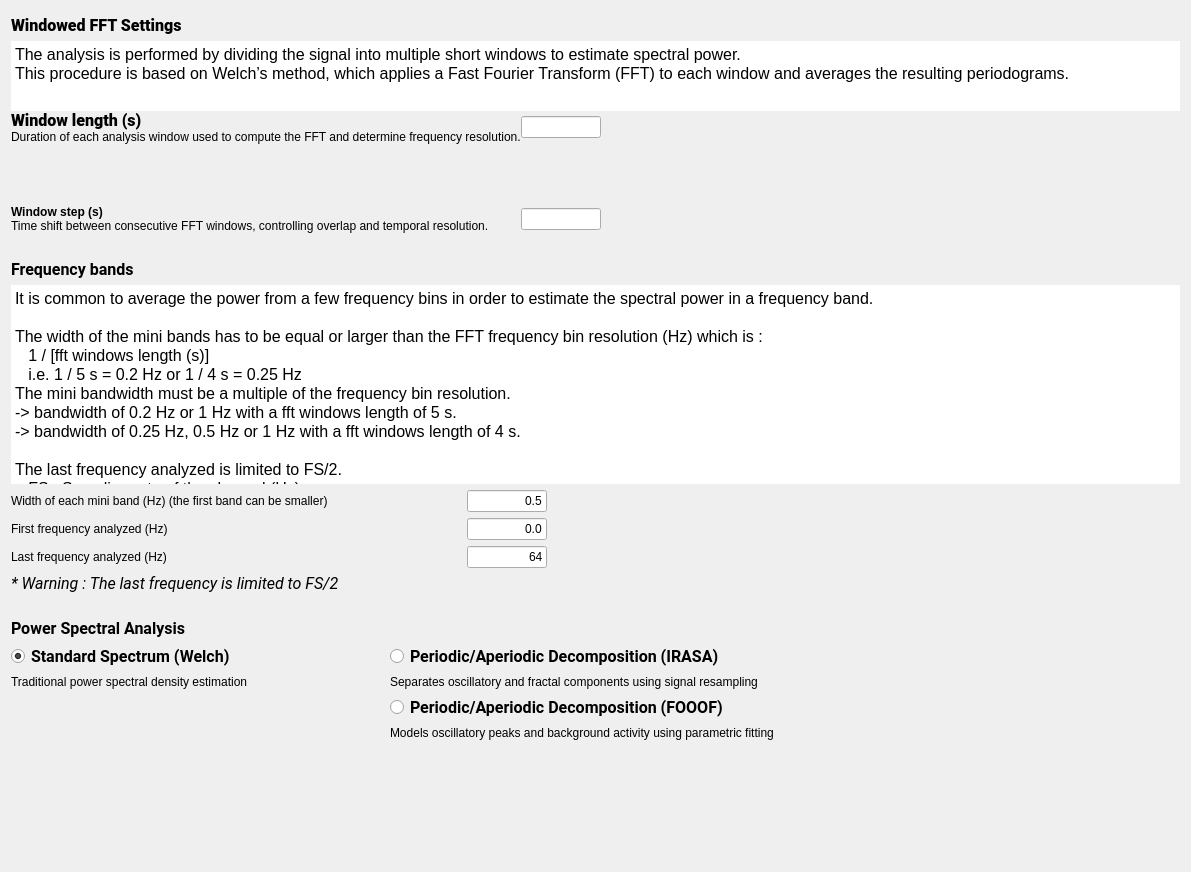
<?xml version="1.0" encoding="UTF-8"?>
<ui version="4.0">
 <class>SpectralSettings</class>
 <widget class="QWidget" name="SpectralSettings">
  <property name="geometry">
   <rect>
    <x>0</x>
    <y>0</y>
    <width>1191</width>
    <height>872</height>
   </rect>
  </property>
  <property name="minimumSize">
   <size>
    <width>0</width>
    <height>0</height>
   </size>
  </property>
  <property name="windowTitle">
   <string/>
  </property>
  <property name="styleSheet">
   <string>font: 12pt &quot;Roboto&quot;;</string>
  </property>
  <layout class="QVBoxLayout" name="verticalLayout_11">
   <item>
    <layout class="QVBoxLayout" name="verticalLayout">
     <property name="spacing">
      <number>0</number>
     </property>
     <property name="sizeConstraint">
      <enum>QLayout::SizeConstraint::SetMaximumSize</enum>
     </property>
     <item>
      <widget class="QLabel" name="label_3">
       <property name="maximumSize">
        <size>
         <width>16777215</width>
         <height>30</height>
        </size>
       </property>
       <property name="font">
        <font>
         <family>Roboto</family>
         <pointsize>12</pointsize>
         <italic>false</italic>
         <bold>false</bold>
        </font>
       </property>
       <property name="text">
        <string>&lt;html&gt;&lt;head/&gt;&lt;body&gt;&lt;p&gt;&lt;span style=&quot; font-weight:700;&quot;&gt;Windowed FFT Settings&lt;/span&gt;&lt;/p&gt;&lt;/body&gt;&lt;/html&gt;</string>
       </property>
      </widget>
     </item>
     <item>
      <widget class="QTextEdit" name="textEdit_2">
       <property name="sizePolicy">
        <sizepolicy hsizetype="Expanding" vsizetype="Expanding">
         <horstretch>0</horstretch>
         <verstretch>0</verstretch>
        </sizepolicy>
       </property>
       <property name="maximumSize">
        <size>
         <width>16777215</width>
         <height>70</height>
        </size>
       </property>
       <property name="frameShape">
        <enum>QFrame::Shape::NoFrame</enum>
       </property>
       <property name="frameShadow">
        <enum>QFrame::Shadow::Plain</enum>
       </property>
       <property name="lineWidth">
        <number>0</number>
       </property>
       <property name="verticalScrollBarPolicy">
        <enum>Qt::ScrollBarPolicy::ScrollBarAlwaysOff</enum>
       </property>
       <property name="horizontalScrollBarPolicy">
        <enum>Qt::ScrollBarPolicy::ScrollBarAlwaysOff</enum>
       </property>
       <property name="html">
        <string>&lt;!DOCTYPE HTML PUBLIC &quot;-//W3C//DTD HTML 4.0//EN&quot; &quot;http://www.w3.org/TR/REC-html40/strict.dtd&quot;&gt;
&lt;html&gt;&lt;head&gt;&lt;meta name=&quot;qrichtext&quot; content=&quot;1&quot; /&gt;&lt;meta charset=&quot;utf-8&quot; /&gt;&lt;style type=&quot;text/css&quot;&gt;
p, li { white-space: pre-wrap; }
hr { height: 1px; border-width: 0; }
li.unchecked::marker { content: &quot;\2610&quot;; }
li.checked::marker { content: &quot;\2612&quot;; }
&lt;/style&gt;&lt;/head&gt;&lt;body style=&quot; font-family:'Roboto'; font-size:12pt; font-weight:400; font-style:normal;&quot;&gt;
&lt;p style=&quot; margin-top:0px; margin-bottom:0px; margin-left:0px; margin-right:0px; -qt-block-indent:0; text-indent:0px;&quot;&gt;The analysis is performed by dividing the signal into multiple short windows to estimate spectral power.&lt;/p&gt;
&lt;p style=&quot; margin-top:0px; margin-bottom:0px; margin-left:0px; margin-right:0px; -qt-block-indent:0; text-indent:0px;&quot;&gt;This procedure is based on Welch’s method, which applies a Fast Fourier Transform (FFT) to each window and averages the resulting periodograms.&lt;/p&gt;&lt;/body&gt;&lt;/html&gt;</string>
       </property>
      </widget>
     </item>
     <item>
      <layout class="QGridLayout" name="gridLayout">
       <property name="sizeConstraint">
        <enum>QLayout::SizeConstraint::SetNoConstraint</enum>
       </property>
       <property name="bottomMargin">
        <number>1</number>
       </property>
       <item row="7" column="1">
        <widget class="QLineEdit" name="win_step_lineEdit">
         <property name="maximumSize">
          <size>
           <width>80</width>
           <height>16777215</height>
          </size>
         </property>
         <property name="toolTip">
          <string>At which window steps (s) the FFT (Fast Fourier Transform) is performed.</string>
         </property>
        </widget>
       </item>
       <item row="1" column="1">
        <widget class="QLineEdit" name="win_len_lineEdit">
         <property name="maximumSize">
          <size>
           <width>80</width>
           <height>16777215</height>
          </size>
         </property>
         <property name="toolTip">
          <string>Window length (s) used to perform the FFT (Fast Fourier Transform).</string>
         </property>
        </widget>
       </item>
       <item row="7" column="3">
        <spacer name="horizontalSpacer_3">
         <property name="orientation">
          <enum>Qt::Orientation::Horizontal</enum>
         </property>
         <property name="sizeHint" stdset="0">
          <size>
           <width>40</width>
           <height>20</height>
          </size>
         </property>
        </spacer>
       </item>
       <item row="7" column="0">
        <layout class="QVBoxLayout" name="verticalLayout_3">
         <item>
          <widget class="QLabel" name="label_2">
           <property name="sizePolicy">
            <sizepolicy hsizetype="Minimum" vsizetype="Preferred">
             <horstretch>0</horstretch>
             <verstretch>0</verstretch>
            </sizepolicy>
           </property>
           <property name="minimumSize">
            <size>
             <width>200</width>
             <height>0</height>
            </size>
           </property>
           <property name="text">
            <string>&lt;html&gt;&lt;head/&gt;&lt;body&gt;&lt;p&gt;&lt;span style=&quot; font-weight:700;&quot;&gt;Window step (s)&lt;/span&gt;&lt;/p&gt;&lt;/body&gt;&lt;/html&gt;</string>
           </property>
          </widget>
         </item>
         <item>
          <widget class="QLabel" name="label_14">
           <property name="text">
            <string>Time shift between consecutive FFT windows, controlling overlap and temporal resolution.</string>
           </property>
          </widget>
         </item>
        </layout>
       </item>
       <item row="1" column="3">
        <spacer name="horizontalSpacer_2">
         <property name="orientation">
          <enum>Qt::Orientation::Horizontal</enum>
         </property>
         <property name="sizeHint" stdset="0">
          <size>
           <width>40</width>
           <height>20</height>
          </size>
         </property>
        </spacer>
       </item>
       <item row="1" column="0">
        <layout class="QVBoxLayout" name="verticalLayout_2">
         <item>
          <widget class="QLabel" name="label">
           <property name="sizePolicy">
            <sizepolicy hsizetype="Minimum" vsizetype="Preferred">
             <horstretch>0</horstretch>
             <verstretch>0</verstretch>
            </sizepolicy>
           </property>
           <property name="minimumSize">
            <size>
             <width>450</width>
             <height>0</height>
            </size>
           </property>
           <property name="maximumSize">
            <size>
             <width>500</width>
             <height>500</height>
            </size>
           </property>
           <property name="font">
            <font>
             <family>Roboto</family>
             <pointsize>12</pointsize>
             <italic>false</italic>
             <bold>false</bold>
            </font>
           </property>
           <property name="text">
            <string>&lt;html&gt;&lt;head/&gt;&lt;body&gt;&lt;p&gt;&lt;span style=&quot; font-weight:700;&quot;&gt;Window length (s)&lt;/span&gt;&lt;/p&gt;&lt;/body&gt;&lt;/html&gt;</string>
           </property>
          </widget>
         </item>
         <item>
          <widget class="QLabel" name="label_13">
           <property name="text">
            <string>Duration of each analysis window used to compute the FFT and determine frequency resolution.</string>
           </property>
          </widget>
         </item>
        </layout>
       </item>
       <item row="2" column="0" rowspan="3">
        <widget class="Line" name="line">
         <property name="frameShadow">
          <enum>QFrame::Shadow::Raised</enum>
         </property>
         <property name="lineWidth">
          <number>0</number>
         </property>
         <property name="midLineWidth">
          <number>0</number>
         </property>
         <property name="orientation">
          <enum>Qt::Orientation::Horizontal</enum>
         </property>
        </widget>
       </item>
      </layout>
     </item>
    </layout>
   </item>
   <item>
    <spacer name="verticalSpacer_3">
     <property name="orientation">
      <enum>Qt::Orientation::Vertical</enum>
     </property>
     <property name="sizeType">
      <enum>QSizePolicy::Policy::Fixed</enum>
     </property>
     <property name="sizeHint" stdset="0">
      <size>
       <width>20</width>
       <height>20</height>
      </size>
     </property>
    </spacer>
   </item>
   <item>
    <layout class="QVBoxLayout" name="verticalLayout_5">
     <property name="sizeConstraint">
      <enum>QLayout::SizeConstraint::SetDefaultConstraint</enum>
     </property>
     <item>
      <widget class="QLabel" name="label_7">
       <property name="maximumSize">
        <size>
         <width>16777215</width>
         <height>30</height>
        </size>
       </property>
       <property name="font">
        <font>
         <family>Roboto</family>
         <pointsize>12</pointsize>
         <italic>false</italic>
         <bold>false</bold>
        </font>
       </property>
       <property name="text">
        <string>&lt;html&gt;&lt;head/&gt;&lt;body&gt;&lt;p&gt;&lt;span style=&quot; font-weight:600;&quot;&gt;Frequency bands&lt;/span&gt;&lt;/p&gt;&lt;/body&gt;&lt;/html&gt;</string>
       </property>
      </widget>
     </item>
     <item>
      <widget class="QTextEdit" name="textEdit">
       <property name="frameShape">
        <enum>QFrame::Shape::NoFrame</enum>
       </property>
       <property name="frameShadow">
        <enum>QFrame::Shadow::Plain</enum>
       </property>
       <property name="lineWidth">
        <number>0</number>
       </property>
       <property name="verticalScrollBarPolicy">
        <enum>Qt::ScrollBarPolicy::ScrollBarAlwaysOff</enum>
       </property>
       <property name="horizontalScrollBarPolicy">
        <enum>Qt::ScrollBarPolicy::ScrollBarAlwaysOff</enum>
       </property>
       <property name="sizeAdjustPolicy">
        <enum>QAbstractScrollArea::SizeAdjustPolicy::AdjustIgnored</enum>
       </property>
       <property name="readOnly">
        <bool>true</bool>
       </property>
       <property name="html">
        <string>&lt;!DOCTYPE HTML PUBLIC &quot;-//W3C//DTD HTML 4.0//EN&quot; &quot;http://www.w3.org/TR/REC-html40/strict.dtd&quot;&gt;
&lt;html&gt;&lt;head&gt;&lt;meta name=&quot;qrichtext&quot; content=&quot;1&quot; /&gt;&lt;meta charset=&quot;utf-8&quot; /&gt;&lt;style type=&quot;text/css&quot;&gt;
p, li { white-space: pre-wrap; }
hr { height: 1px; border-width: 0; }
li.unchecked::marker { content: &quot;\2610&quot;; }
li.checked::marker { content: &quot;\2612&quot;; }
&lt;/style&gt;&lt;/head&gt;&lt;body style=&quot; font-family:'Roboto'; font-size:12pt; font-weight:400; font-style:normal;&quot;&gt;
&lt;p style=&quot; margin-top:0px; margin-bottom:0px; margin-left:0px; margin-right:0px; -qt-block-indent:0; text-indent:0px;&quot;&gt;It is common to average the power from a few frequency bins in order to estimate the spectral power in a frequency band.&lt;/p&gt;
&lt;p style=&quot;-qt-paragraph-type:empty; margin-top:0px; margin-bottom:0px; margin-left:0px; margin-right:0px; -qt-block-indent:0; text-indent:0px;&quot;&gt;&lt;br /&gt;&lt;/p&gt;
&lt;p style=&quot; margin-top:0px; margin-bottom:0px; margin-left:0px; margin-right:0px; -qt-block-indent:0; text-indent:0px;&quot;&gt;The width of the mini bands has to be equal or larger than the FFT frequency bin resolution (Hz) which is :&lt;/p&gt;
&lt;p style=&quot; margin-top:0px; margin-bottom:0px; margin-left:0px; margin-right:0px; -qt-block-indent:0; text-indent:0px;&quot;&gt;   1 / [fft windows length (s)]&lt;/p&gt;
&lt;p style=&quot; margin-top:0px; margin-bottom:0px; margin-left:0px; margin-right:0px; -qt-block-indent:0; text-indent:0px;&quot;&gt;   i.e. 1 / 5 s = 0.2 Hz or 1 / 4 s = 0.25 Hz&lt;/p&gt;
&lt;p style=&quot; margin-top:0px; margin-bottom:0px; margin-left:0px; margin-right:0px; -qt-block-indent:0; text-indent:0px;&quot;&gt;The mini bandwidth must be a multiple of the frequency bin resolution.&lt;/p&gt;
&lt;p style=&quot; margin-top:0px; margin-bottom:0px; margin-left:0px; margin-right:0px; -qt-block-indent:0; text-indent:0px;&quot;&gt;-&amp;gt; bandwidth of 0.2 Hz or 1 Hz with a fft windows length of 5 s.&lt;/p&gt;
&lt;p style=&quot; margin-top:0px; margin-bottom:0px; margin-left:0px; margin-right:0px; -qt-block-indent:0; text-indent:0px;&quot;&gt;-&amp;gt; bandwidth of 0.25 Hz, 0.5 Hz or 1 Hz with a fft windows length of 4 s. &lt;/p&gt;
&lt;p style=&quot;-qt-paragraph-type:empty; margin-top:0px; margin-bottom:0px; margin-left:0px; margin-right:0px; -qt-block-indent:0; text-indent:0px;&quot;&gt;&lt;br /&gt;&lt;/p&gt;
&lt;p style=&quot; margin-top:0px; margin-bottom:0px; margin-left:0px; margin-right:0px; -qt-block-indent:0; text-indent:0px;&quot;&gt;The last frequency analyzed is limited to FS/2.&lt;/p&gt;
&lt;p style=&quot; margin-top:0px; margin-bottom:0px; margin-left:0px; margin-right:0px; -qt-block-indent:0; text-indent:0px;&quot;&gt;   FS : Sampling rate of the channel (Hz)&lt;/p&gt;
&lt;p style=&quot; margin-top:0px; margin-bottom:0px; margin-left:0px; margin-right:0px; -qt-block-indent:0; text-indent:0px;&quot;&gt;   i.e. 256 Hz / 2 = 128 Hz&lt;/p&gt;&lt;/body&gt;&lt;/html&gt;</string>
       </property>
      </widget>
     </item>
    </layout>
   </item>
   <item>
    <layout class="QGridLayout" name="gridLayout_2">
     <item row="0" column="0">
      <widget class="QLabel" name="label_8">
       <property name="sizePolicy">
        <sizepolicy hsizetype="Minimum" vsizetype="Preferred">
         <horstretch>0</horstretch>
         <verstretch>0</verstretch>
        </sizepolicy>
       </property>
       <property name="minimumSize">
        <size>
         <width>450</width>
         <height>0</height>
        </size>
       </property>
       <property name="maximumSize">
        <size>
         <width>450</width>
         <height>16777215</height>
        </size>
       </property>
       <property name="text">
        <string>Width of each mini band (Hz) (the first band can be smaller)</string>
       </property>
      </widget>
     </item>
     <item row="0" column="1">
      <widget class="QLineEdit" name="miniband_lineEdit">
       <property name="minimumSize">
        <size>
         <width>0</width>
         <height>0</height>
        </size>
       </property>
       <property name="maximumSize">
        <size>
         <width>80</width>
         <height>16777215</height>
        </size>
       </property>
       <property name="text">
        <string>0.5</string>
       </property>
       <property name="alignment">
        <set>Qt::AlignmentFlag::AlignRight|Qt::AlignmentFlag::AlignTrailing|Qt::AlignmentFlag::AlignVCenter</set>
       </property>
      </widget>
     </item>
     <item row="0" column="2">
      <spacer name="horizontalSpacer_4">
       <property name="orientation">
        <enum>Qt::Orientation::Horizontal</enum>
       </property>
       <property name="sizeHint" stdset="0">
        <size>
         <width>58</width>
         <height>13</height>
        </size>
       </property>
      </spacer>
     </item>
     <item row="1" column="0">
      <widget class="QLabel" name="label_4">
       <property name="text">
        <string>First frequency analyzed (Hz)</string>
       </property>
      </widget>
     </item>
     <item row="1" column="1">
      <widget class="QLineEdit" name="first_freq_lineEdit">
       <property name="maximumSize">
        <size>
         <width>80</width>
         <height>16777215</height>
        </size>
       </property>
       <property name="text">
        <string>0.0</string>
       </property>
       <property name="alignment">
        <set>Qt::AlignmentFlag::AlignRight|Qt::AlignmentFlag::AlignTrailing|Qt::AlignmentFlag::AlignVCenter</set>
       </property>
      </widget>
     </item>
     <item row="1" column="2">
      <spacer name="horizontalSpacer_6">
       <property name="orientation">
        <enum>Qt::Orientation::Horizontal</enum>
       </property>
       <property name="sizeHint" stdset="0">
        <size>
         <width>58</width>
         <height>20</height>
        </size>
       </property>
      </spacer>
     </item>
     <item row="2" column="0">
      <widget class="QLabel" name="label_9">
       <property name="sizePolicy">
        <sizepolicy hsizetype="Minimum" vsizetype="Preferred">
         <horstretch>0</horstretch>
         <verstretch>0</verstretch>
        </sizepolicy>
       </property>
       <property name="minimumSize">
        <size>
         <width>300</width>
         <height>0</height>
        </size>
       </property>
       <property name="maximumSize">
        <size>
         <width>16777215</width>
         <height>16777215</height>
        </size>
       </property>
       <property name="text">
        <string>Last frequency analyzed (Hz)</string>
       </property>
      </widget>
     </item>
     <item row="2" column="1">
      <widget class="QLineEdit" name="last_freq_lineEdit">
       <property name="maximumSize">
        <size>
         <width>80</width>
         <height>16777215</height>
        </size>
       </property>
       <property name="text">
        <string>64</string>
       </property>
       <property name="alignment">
        <set>Qt::AlignmentFlag::AlignRight|Qt::AlignmentFlag::AlignTrailing|Qt::AlignmentFlag::AlignVCenter</set>
       </property>
      </widget>
     </item>
     <item row="2" column="2">
      <spacer name="horizontalSpacer_5">
       <property name="orientation">
        <enum>Qt::Orientation::Horizontal</enum>
       </property>
       <property name="sizeHint" stdset="0">
        <size>
         <width>58</width>
         <height>20</height>
        </size>
       </property>
      </spacer>
     </item>
    </layout>
   </item>
   <item>
    <widget class="QLabel" name="label_10">
     <property name="font">
      <font>
       <family>Roboto</family>
       <pointsize>12</pointsize>
       <italic>false</italic>
       <bold>false</bold>
      </font>
     </property>
     <property name="text">
      <string>&lt;html&gt;&lt;head/&gt;&lt;body&gt;&lt;p&gt;&lt;span style=&quot; font-size:12pt; font-style:italic;&quot;&gt;* Warning : The last frequency is limited to FS/2 &lt;/span&gt;&lt;/p&gt;&lt;/body&gt;&lt;/html&gt;</string>
     </property>
     <property name="alignment">
      <set>Qt::AlignmentFlag::AlignLeading|Qt::AlignmentFlag::AlignLeft|Qt::AlignmentFlag::AlignVCenter</set>
     </property>
    </widget>
   </item>
   <item>
    <spacer name="verticalSpacer_4">
     <property name="orientation">
      <enum>Qt::Orientation::Vertical</enum>
     </property>
     <property name="sizeType">
      <enum>QSizePolicy::Policy::Fixed</enum>
     </property>
     <property name="sizeHint" stdset="0">
      <size>
       <width>20</width>
       <height>20</height>
      </size>
     </property>
    </spacer>
   </item>
   <item>
    <layout class="QVBoxLayout" name="verticalLayout_4">
     <item>
      <widget class="QLabel" name="label_6">
       <property name="font">
        <font>
         <family>Roboto</family>
         <pointsize>12</pointsize>
         <italic>false</italic>
         <bold>false</bold>
        </font>
       </property>
       <property name="text">
        <string>&lt;html&gt;&lt;head/&gt;&lt;body&gt;&lt;p&gt;&lt;span style=&quot; font-weight:600;&quot;&gt;Power Spectral Analysis&lt;/span&gt;&lt;/p&gt;&lt;/body&gt;&lt;/html&gt;</string>
       </property>
      </widget>
     </item>
     <item>
      <layout class="QHBoxLayout" name="horizontalLayout_3">
       <item>
        <layout class="QVBoxLayout" name="verticalLayout_7">
         <item>
          <widget class="QRadioButton" name="std_radioButton">
           <property name="enabled">
            <bool>true</bool>
           </property>
           <property name="minimumSize">
            <size>
             <width>225</width>
             <height>0</height>
            </size>
           </property>
           <property name="maximumSize">
            <size>
             <width>500</width>
             <height>16777215</height>
            </size>
           </property>
           <property name="font">
            <font>
             <family>Roboto</family>
             <pointsize>12</pointsize>
             <italic>false</italic>
             <bold>true</bold>
             <underline>false</underline>
             <strikeout>false</strikeout>
             <kerning>true</kerning>
            </font>
           </property>
           <property name="styleSheet">
            <string notr="true">font: 700 12pt &quot;Roboto&quot;;</string>
           </property>
           <property name="text">
            <string>Standard Spectrum (Welch)</string>
           </property>
           <property name="checked">
            <bool>true</bool>
           </property>
          </widget>
         </item>
         <item>
          <widget class="QLabel" name="label_5">
           <property name="text">
            <string>Traditional power spectral density estimation</string>
           </property>
          </widget>
         </item>
         <item>
          <spacer name="verticalSpacer_2">
           <property name="orientation">
            <enum>Qt::Orientation::Vertical</enum>
           </property>
           <property name="sizeHint" stdset="0">
            <size>
             <width>20</width>
             <height>40</height>
            </size>
           </property>
          </spacer>
         </item>
        </layout>
       </item>
       <item>
        <spacer name="horizontalSpacer_7">
         <property name="orientation">
          <enum>Qt::Orientation::Horizontal</enum>
         </property>
         <property name="sizeHint" stdset="0">
          <size>
           <width>40</width>
           <height>20</height>
          </size>
         </property>
        </spacer>
       </item>
       <item>
        <layout class="QVBoxLayout" name="verticalLayout_9">
         <item>
          <widget class="QRadioButton" name="RA_radioButton">
           <property name="enabled">
            <bool>true</bool>
           </property>
           <property name="minimumSize">
            <size>
             <width>225</width>
             <height>0</height>
            </size>
           </property>
           <property name="font">
            <font>
             <family>Roboto</family>
             <pointsize>12</pointsize>
             <italic>false</italic>
             <bold>true</bold>
            </font>
           </property>
           <property name="styleSheet">
            <string notr="true">font: 700 12pt &quot;Roboto&quot;;</string>
           </property>
           <property name="text">
            <string>Periodic/Aperiodic Decomposition (IRASA)</string>
           </property>
          </widget>
         </item>
         <item>
          <widget class="QLabel" name="label_11">
           <property name="text">
            <string>Separates oscillatory and fractal components using signal resampling</string>
           </property>
          </widget>
         </item>
         <item>
          <layout class="QVBoxLayout" name="verticalLayout_10">
           <item>
            <widget class="QRadioButton" name="FoooF_radioButton">
             <property name="font">
              <font>
               <family>Roboto</family>
               <pointsize>12</pointsize>
               <italic>false</italic>
               <bold>true</bold>
              </font>
             </property>
             <property name="styleSheet">
              <string notr="true">font: 700 12pt &quot;Roboto&quot;;</string>
             </property>
             <property name="text">
              <string>Periodic/Aperiodic Decomposition (FOOOF)</string>
             </property>
            </widget>
           </item>
           <item>
            <widget class="QLabel" name="label_12">
             <property name="text">
              <string>Models oscillatory peaks and background activity using parametric fitting</string>
             </property>
            </widget>
           </item>
           <item>
            <spacer name="verticalSpacer_5">
             <property name="orientation">
              <enum>Qt::Orientation::Vertical</enum>
             </property>
             <property name="sizeHint" stdset="0">
              <size>
               <width>20</width>
               <height>40</height>
              </size>
             </property>
            </spacer>
           </item>
          </layout>
         </item>
        </layout>
       </item>
       <item>
        <spacer name="horizontalSpacer_9">
         <property name="orientation">
          <enum>Qt::Orientation::Horizontal</enum>
         </property>
         <property name="sizeHint" stdset="0">
          <size>
           <width>40</width>
           <height>20</height>
          </size>
         </property>
        </spacer>
       </item>
       <item>
        <spacer name="horizontalSpacer_8">
         <property name="orientation">
          <enum>Qt::Orientation::Horizontal</enum>
         </property>
         <property name="sizeHint" stdset="0">
          <size>
           <width>40</width>
           <height>20</height>
          </size>
         </property>
        </spacer>
       </item>
       <item>
        <spacer name="horizontalSpacer">
         <property name="orientation">
          <enum>Qt::Orientation::Horizontal</enum>
         </property>
         <property name="sizeHint" stdset="0">
          <size>
           <width>40</width>
           <height>20</height>
          </size>
         </property>
        </spacer>
       </item>
      </layout>
     </item>
    </layout>
   </item>
   <item>
    <spacer name="verticalSpacer_2">
     <property name="orientation">
      <enum>Qt::Orientation::Vertical</enum>
     </property>
     <property name="sizeType">
      <enum>QSizePolicy::Policy::Preferred</enum>
     </property>
     <property name="sizeHint" stdset="0">
      <size>
       <width>20</width>
       <height>0</height>
      </size>
     </property>
    </spacer>
   </item>
   <item>
    <spacer name="verticalSpacer">
     <property name="orientation">
      <enum>Qt::Orientation::Vertical</enum>
     </property>
     <property name="sizeType">
      <enum>QSizePolicy::Policy::Ignored</enum>
     </property>
     <property name="sizeHint" stdset="0">
      <size>
       <width>709</width>
       <height>19</height>
      </size>
     </property>
    </spacer>
   </item>
  </layout>
 </widget>
 <resources>
  <include location="../../../../../snooz-toolbox/src/main/python/ui/themes/themes.qrc"/>
 </resources>
 <connections>
  <connection>
   <sender>win_len_lineEdit</sender>
   <signal>editingFinished()</signal>
   <receiver>SpectralSettings</receiver>
   <slot>miniband_edit_slot()</slot>
   <hints>
    <hint type="sourcelabel">
     <x>307</x>
     <y>87</y>
    </hint>
    <hint type="destinationlabel">
     <x>376</x>
     <y>408</y>
    </hint>
   </hints>
  </connection>
  <connection>
   <sender>last_freq_lineEdit</sender>
   <signal>editingFinished()</signal>
   <receiver>SpectralSettings</receiver>
   <slot>lastfreq_edit_slot()</slot>
   <hints>
    <hint type="sourcelabel">
     <x>307</x>
     <y>433</y>
    </hint>
    <hint type="destinationlabel">
     <x>376</x>
     <y>408</y>
    </hint>
   </hints>
  </connection>
  <connection>
   <sender>miniband_lineEdit</sender>
   <signal>editingFinished()</signal>
   <receiver>SpectralSettings</receiver>
   <slot>miniband_edit_slot()</slot>
   <hints>
    <hint type="sourcelabel">
     <x>307</x>
     <y>406</y>
    </hint>
    <hint type="destinationlabel">
     <x>376</x>
     <y>408</y>
    </hint>
   </hints>
  </connection>
 </connections>
 <slots>
  <slot>miniband_edit_slot()</slot>
  <slot>lastfreq_edit_slot()</slot>
 </slots>
</ui>
